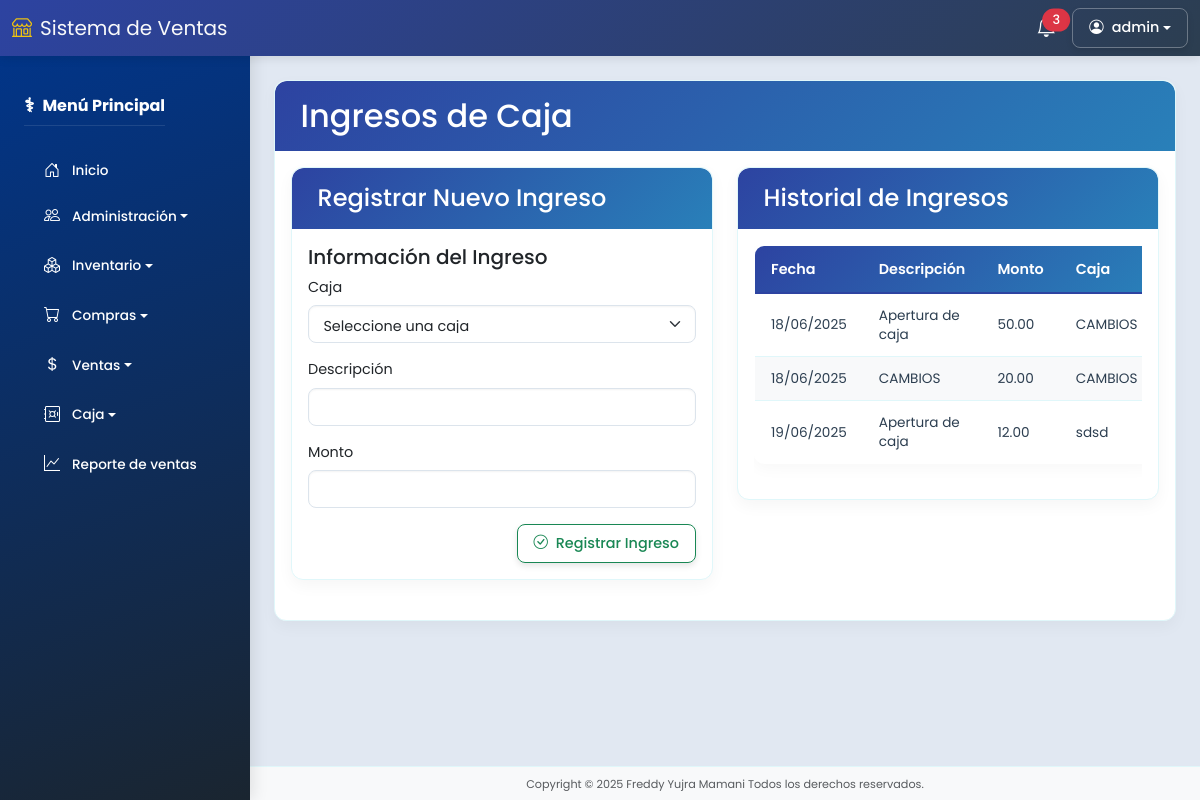
Page /movimientos/ingresos (signed in) on the earlier database version.
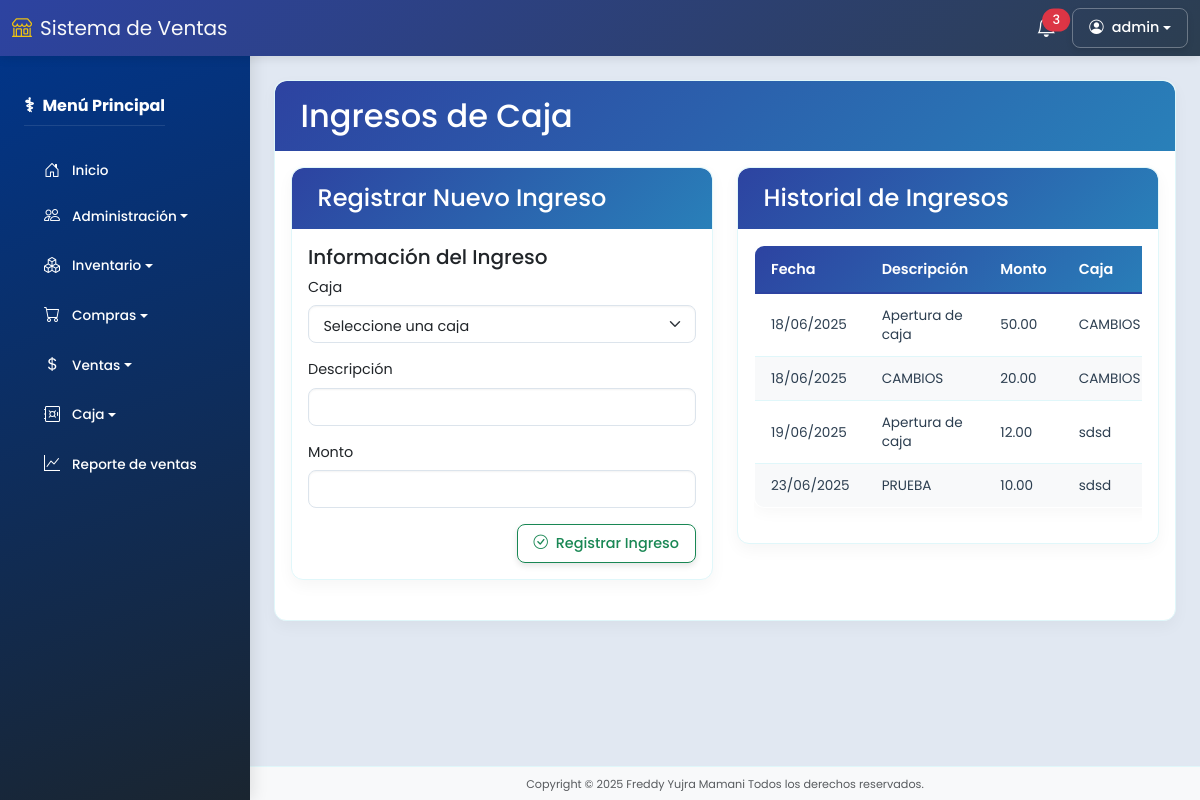
Same page on the later database version.
### models/movimiento_caja_model.py (models this page shows, shortened)
class MovimientoCaja(db.Model):
    __tablename__ = "cajas_movimientos"
    TIPOS = ['ingreso', 'egreso']
    id = db.Column(db.Integer, primary_key=True)
    caja_id = db.Column(db.Integer, db.ForeignKey('cajas.id'), nullable=False)
    usuario_id = db.Column(db.Integer, db.ForeignKey('usuarios.id'))
    tipo = db.Column(db.String(20), nullable=False)
    monto = db.Column(db.DECIMAL(10, 2), nullable=False)
    fecha = db.Column(db.Date, default=datetime.utcnow().date())
    descripcion = db.Column(db.String(255))
    created_at = db.Column(db.DateTime, default=datetime.utcnow)
    updated_at = db.Column(db.DateTime, default=datetime.utcnow, onupdate=datetime.utcnow)
    deleted_at = db.Column(db.DateTime)
    usuario = db.relationship('Usuario')
    @staticmethod
    def get_by_tipo(tipo):
        return MovimientoCaja.query.filter_by(tipo=tipo, deleted_at=None).all()

### models/caja_model.py (models this page shows, shortened)
class Caja(db.Model):
    __tablename__ = "cajas"
    id = db.Column(db.Integer, primary_key=True)
    usuario_id = db.Column(db.Integer, db.ForeignKey('usuarios.id'), nullable=False)
    descripcion = db.Column(db.String(255), nullable=False)
    fecha_apertura = db.Column(db.Date, default=datetime.utcnow)
    fecha_cierre = db.Column(db.Date)
    monto_apertura = db.Column(db.DECIMAL(10, 2), default=0.0)
    monto_cierre = db.Column(db.DECIMAL(10, 2))
    created_at = db.Column(db.DateTime, default=datetime.utcnow)
    updated_at = db.Column(db.DateTime, default=datetime.utcnow, onupdate=datetime.utcnow)
    deleted_at = db.Column(db.DateTime)
    usuario = db.relationship('Usuario')
    movimientos = db.relationship('MovimientoCaja', backref='caja')
    @staticmethod
    def get_abiertas():
        return Caja.query.filter_by(fecha_cierre=None, deleted_at=None).all()

### controllers/movimiento_controller.py (the view, shortened to what this page needs)
@movimiento_bp.route('/ingresos', methods=['GET', 'POST'])
@permission_required('registrar_ingresos')  # Permiso para registrar ingresos
def ingresos():
    cajas = Caja.get_abiertas()
    ingresos = MovimientoCaja.get_by_tipo('ingreso')
    return render_template('movimientos/ingresos.html', cajas=cajas, ingresos=ingresos)

### models/usuario_model.py (called while the page is built)
    @property
    def is_authenticated(self):
        return True

    def is_admin(self):
        return self.rol and self.rol.name == 'Administrador'

### run.py (called while the page is built)
@login_manager.user_loader
def load_user(user_id):
    return Usuario.query.get(int(user_id))

@app.context_processor
def inject_active_path():
    def is_active(path):
        return 'active' if request.path.startswith(path) else ''
    return dict(is_active=is_active)

### templates/movimientos/ingresos.html (shortened to what this page needs)
{% extends "base.html" %}
{% block content %}
<div class="card">
  <div class="card-header-unified bg-success text-white">
    <h2 class="mb-0">Ingresos de Caja</h2>
  </div>
  <div class="card-body">
    <div class="row">
      <div class="col-md-6">
        <div class="card mb-4">
          <div class="card-header-unified bg-light">
            <h4 class="mb-0">Registrar Nuevo Ingreso</h4>
          </div>
          <div class="card-body">
            <form method="POST" action="{{ url_for('movimiento.ingresos') }}" class="form-unified">
              <div class="form-section mb-3">
                <h5>Información del Ingreso</h5>
                <div class="mb-3">
                  <label class="form-label">Caja</label>
                  <select class="form-select" name="caja_id" required>
                    <option value="" disabled selected>Seleccione una caja</option>
                  </select>
                </div>
                <div class="mb-3">
                  <label class="form-label">Descripción</label>
                  <input type="text" class="form-control" name="descripcion" required>
                </div>
                <div class="mb-3">
                  <label class="form-label">Monto</label>
                  <input type="number" step="0.01" min="0.01" class="form-control" name="monto" required>
                </div>
              </div>
              <div class="d-flex justify-content-end">
                <button type="submit" class="btn btn-outline-success">
                  <i class="bi bi-check-circle me-1"></i> Registrar Ingreso
                </button>
              </div>
            </form>
          </div>
        </div>
      </div>
      <div class="col-md-6">
        <div class="card">
          <div class="card-header-unified bg-light">
            <h4 class="mb-0">Historial de Ingresos</h4>
          </div>
          <div class="card-body">
            <div class="table-responsive">
              <table class="table-unified">
                <thead>
                  <tr>
                    <th>Fecha</th>
                    <th>Descripción</th>
                    <th>Monto</th>
                    <th>Caja</th>
                  </tr>
                </thead>
                <tbody>
                  {% for ingreso in ingresos %}
                  <tr>
                    <td>{{ ingreso.fecha.strftime('%d/%m/%Y') }}</td>
                    <td>{{ ingreso.descripcion }}</td>
                    <td>{{ "{:,.2f}".format(ingreso.monto) }}</td>
                    <td>{{ ingreso.caja.descripcion }}</td>
                  </tr>
                  {% else %}
                  <tr>
                    <td colspan="4" class="text-center">No hay ingresos registrados</td>
                  </tr>
                  {% endfor %}
                </tbody>
              </table>
            </div>
          </div>
        </div>
      </div>
    </div>
  </div>
</div>
{% endblock %}

Differences in the rows shown:
added MovimientoCaja: fecha "23/06/2025", descripcion "PRUEBA", monto "10.00", caja.descripcion "sdsd"
